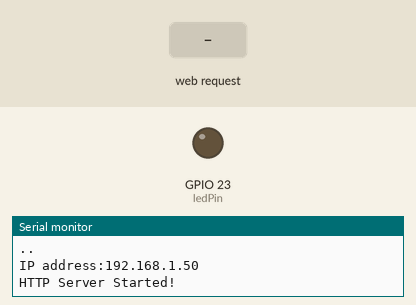
This sketch was run on a simulated ESP32. Parts: output pins drawn as LEDs (lit = HIGH), the last lines printed to the serial monitor. The inputs (shaded band) are chosen by the test bench. WiFi joins after 1.5 s; servers stay silent unless stated.

Above: at 3.3 s.
3.4 s: HTTP request GET /on received
At 4.1 s:
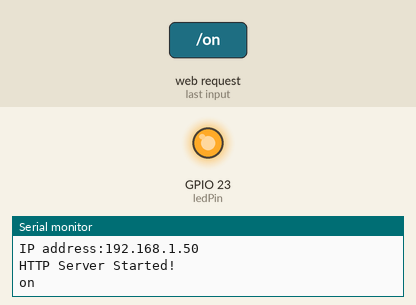
4.9 s: HTTP request GET /off received
At 5.3 s:
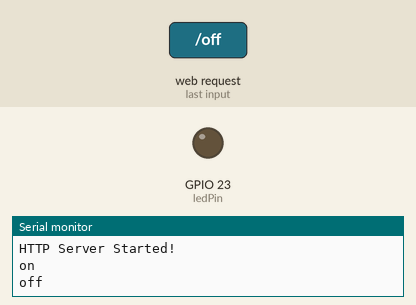
Timing chart, 0 to 7.9 s (numbered marks = the images above; inputs shaded):
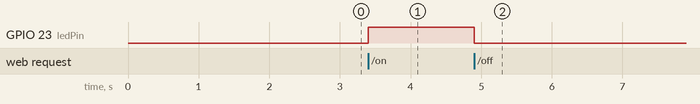

The sketch:

esp1.ino
```cpp
#include <WiFi.h>
#include <WebServer.h>


const char *ssid = "addinedu308_2.4GHz";
const char *password = "addinedu1";
const int ledPin = 23;


WebServer server(80);
void handle_root();

const char html[] PROGMEM = R"rawliteral(
  <!DOCTYPE html>
  <html>
  <body>
  <center>
  <h1>Hello, ESP32 web server!</h1>
  <a href="on"><button>LED ON</button></a>
  <a href="off"><button>LED OFF</button></a>
  </center>
  </body>
  </html>

)rawliteral";

void handle_root()
{
  server.send(200, "text/html", html);
}

void ledon()
{
  Serial.println("on");
  digitalWrite(ledPin, HIGH);
  server.send(200, "text/html", html);
}

void ledoff()
{
  Serial.println("off");
  digitalWrite(ledPin, LOW);
  server.send(200, "text/html", html);
}

void setup()
{
  pinMode(ledPin, OUTPUT);
  Serial.begin(115200);
  Serial.println("ESP32 Web Server Start");
  Serial.println(ssid);

  WiFi.begin(ssid, password);

  while (WiFi.status() != WL_CONNECTED)
  {
    delay(1000);
    Serial.print(".");

  }
  Serial.println();

  Serial.print("IP address:");
  Serial.println(WiFi.localIP());

  server.on("/", handle_root);
  server.on("/on",HTTP_GET, ledon);
  server.on("/off", HTTP_GET, ledoff);
  server.begin();

  Serial.println("HTTP Server Started!");
  delay(100);
}

void loop() {
  // put your main code here, to run repeatedly:
  server.handleClient();

}
```

Measured:
- after the input at 3.4 s, GPIO 23 (ledPin): LOW → HIGH at once
- after the input at 4.9 s, GPIO 23 (ledPin): HIGH → LOW at once
